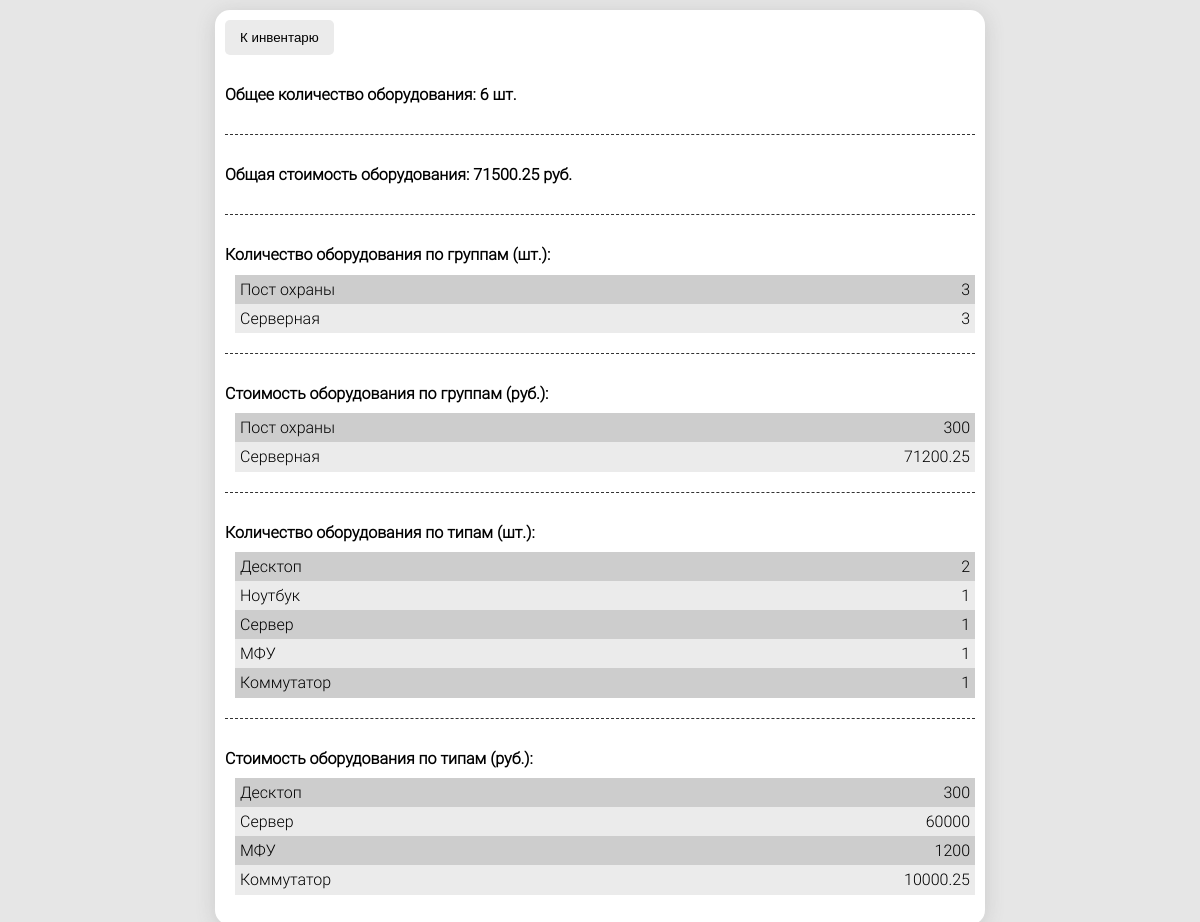
/stat/ (signed in), run on the app's committed database.
### main/models.py (models this page shows, shortened)
class Group(models.Model):
    title = models.CharField(max_length=1024, verbose_name='Наименование')
    user = models.ForeignKey(User, verbose_name='Пользователь', on_delete=models.CASCADE)
    group = models.ForeignKey(
        'self',
        verbose_name='Группа',
        related_name='child_groups',
        on_delete=models.CASCADE,
        null=True,
        blank=True,
        default=None
    )
    class Meta:
        verbose_name = 'Группа'
        verbose_name_plural = 'Группы'
        ordering = ['title']

class EquipmentType(models.Model):
    user = models.ForeignKey(User, verbose_name='Пользователь', on_delete=models.CASCADE)
    title = models.CharField(max_length=100, verbose_name='Наименование')
    class Meta:
        verbose_name = 'Тип оборудования'
        verbose_name_plural = 'Типы оборудования'
        ordering = ['title']

### main/views.py (the view)
# urls.py: path('stat/', stat, name='stat')
@login_required
def stat(request):
    user = request.user
    context = get_stat(user)
    return render(request, 'main/stat.html', context=context)

### templates/main/stat.html (shortened to what this page needs)
{% extends 'main/base.html' %}
{% load static %}
{% block style %}
    <link rel="stylesheet" href="{% static 'main/css/stat.css' %}">
{% endblock %}
{% block content %}
    <div class="container">
        <input type="button" id="to_inventory_btn" value="К инвентарю">
        <div>
            <h1>Общее количество оборудования: {{ total_count|default_if_none:"" }} шт.</h1>
        </div>
        <div>
            <h1>Общая стоимость оборудования: {{ total_price|default_if_none:"" }} руб.</h1>
        </div>
        <div>
            <h1>Количество оборудования по группам (шт.):</h1>
            <ul>
                {% for element in count_by_groups %}
                    <li>
                        <span>{{ element.title }}</span>
                        <span>{{ element.equipment_count }}</span>
                    </li>
                {% endfor %}
            </ul>
        </div>
        <div>
            <h1>Стоимость оборудования по группам (руб.):</h1>
            <ul>
                {% for element in price_by_groups %}
                    <li>
                        <span>{{ element.title }}</span>
                        <span>{{ element.equipment_price }}</span>
                    </li>
                {% endfor %}
            </ul>
        </div>
        <div>
            <h1>Количество оборудования по типам (шт.):</h1>
            <ul>
                {% for element in count_by_types %}
                    <li>
                        <span>{{ element.title }}</span>
                        <span>{{ element.equipment_count }}</span>
                    </li>
                {% endfor %}
            </ul>
        </div>
        <div>
            <h1>Стоимость оборудования по типам (руб.):</h1>
            <ul>
                {% for element in price_by_types %}
                    <li>
                        <span>{{ element.title }}</span>
                        <span>{{ element.equipment_price }}</span>
                    </li>
                {% endfor %}
            </ul>
        </div>
    </div>
{% endblock %}

### templates/main/base.html (shortened to what this page needs)
{% load static %}
<!DOCTYPE html>
<html lang="ru">
<head>
    <link rel="stylesheet" href="{% static 'main/css/reset.css' %}">
    <link rel="stylesheet" href="{% static 'main/css/base.css' %}">
    {% block style %}
    {% endblock style %}
</head>
<body>
{% block content %}
{% endblock %}
</body>
</html>

### main/static/main/css/base.css (style rules this page uses)
body { background-color: rgb(230, 230, 230); padding: 10px; }
input[type=submit], input[type=button] { padding: 10px 15px; border: none; cursor: pointer; border-radius: 5px; }
input[type=button] { background-color: rgb(235, 235, 235); color: black; }

### main/static/main/css/stat.css (style rules this page uses)
.container { max-width: 750px; margin: auto; padding: 10px; background-color: white; box-shadow: 0 3px 20px rgba(90, 90, 90, 0.2); border-radius: 15px; overflow: auto; font-family: "Roboto Light", Arial, SansSerif; }
.container > div { padding: 20px 0; }
.container > div:not(:last-child) { border-bottom: 1px dashed rgb(50, 50, 50); }
h1 { padding: 10px 0; }
ul { list-style-type: none; padding-left: 10px; }
li { display: flex; justify-content: space-between; align-items: flex-start; padding: 5px; }
li:nth-child(even) { background-color: rgb(235, 235, 235); }
li:nth-child(odd) { background-color: rgb(205, 205, 205); }

### data on the page
Group: title "Пост охраны", title "Пост охраны"
Group: title "Серверная", title "Серверная"
EquipmentType: title "Десктоп", title "Десктоп"
EquipmentType: title "Ноутбук"
EquipmentType: title "Сервер", title "Сервер"
EquipmentType: title "МФУ", title "МФУ"
EquipmentType: title "Коммутатор", title "Коммутатор"

### other printed values
{{ total_count|default_if_none:"" }} "6"
{{ total_price|default_if_none:"" }} "71500.25"
{{ element.equipment_count }} "3" "3"
{{ element.equipment_price }} "300" "71200.25"
{{ element.equipment_count }} "2" "1" "1" "1" "1"
{{ element.equipment_price }} "300" "60000" "1200" "10000.25"
